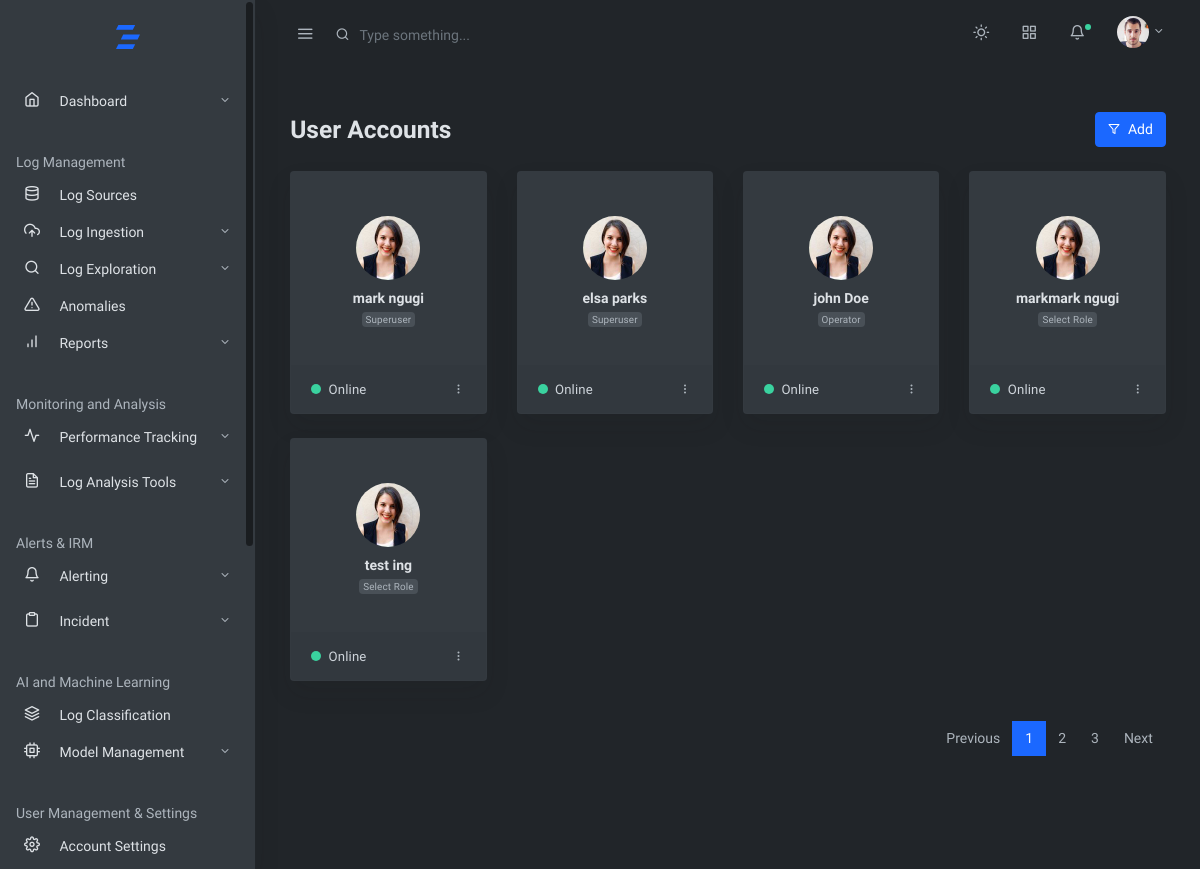
The page /user/useraccounts/ on the database its author committed.
### user_management_app/models.py (models this page shows, shortened)
class User(AbstractBaseUser, PermissionsMixin):
    roles = [
        ('Admin', 'Admin'),
        ('Superuser', 'Superuser'),
        ('Log Analyst', 'Log Analyst'),
        ('Operator', 'Operator'),
        ('Viewer', 'Viewer'),
    ]
    username = models.CharField(max_length=150, unique=True)
    email = models.EmailField(unique=True)
    first_name = models.CharField(max_length=255, blank=True)
    last_name = models.CharField(max_length=255, blank=True)
    contact_number = models.CharField(max_length=15, blank=True)
    role = models.CharField(max_length=50, choices=roles, default='Select Role')
    department = models.CharField(max_length=100, blank=True)
    is_active = models.BooleanField(default=True)
    is_staff = models.BooleanField(default=False)
    account_Status = models.BooleanField(default=False)
    date_of_birth = models.DateField(null=True, blank=True)
    profile_picture = models.ImageField(upload_to='profile_pics/', blank=True)
    security_question = models.CharField(max_length=255, blank=True)
    security_answer = models.CharField(max_length=255, blank=True)
    created_at = models.DateTimeField(default=timezone.now)
    updated_at = models.DateTimeField(auto_now=True,editable=False)
    objects = UserManager()
    USERNAME_FIELD = 'email'
    REQUIRED_FIELDS = ['username']

### user_management_app/views.py (the view)
# urls.py: path('useraccounts/',views.user_list,name='useraccounts'),
def user_list(request):
    users=User.objects.all()
    users=User.objects.exclude(role='Admin')
    context={'users':users}
    return render(request,'baseapp/useraccounts/useraccounts.html',context)

### user_management_app/templates/baseapp/useraccounts/useraccounts.html (shortened to what this page needs)
{%extends 'mainhome.html'%}
{%block content%}
        <div class="container-fluid">
          <div class="row justify-content-center">
            <div class="col-12">
              <div class="row align-items-center my-4">
                <div class="col">
                  <h2 class="h3 mb-0 page-title">User Accounts</h2>
                </div>
                <div class="col-auto">
                  <a href="{%url 'add_user'%}"><button type="button" class="btn btn-primary"><span class="fe fe-filter fe-12 mr-2"></span>Add</button></a>
                </div>
              </div>
              <div class="row">
                {% for user in users %}
                <div class="col-md-3">
                  <div class="card shadow mb-4">
                    <a href="{%url 'user_profile' user.id%}" class="card-link">
                      <div class="card-body text-center">
                        <div class="avatar avatar-lg mt-4">
                          <img src="/static/assets/avatars/face-4.jpg" alt="..." class="avatar-img rounded-circle">
                        </div>
                        <div class="card-text my-2">
                          <strong class="card-title my-0">{{ user.first_name }} {{ user.last_name }}</strong>
                          <p class="small"><span class="badge badge-light text-muted">{{ user.role }}</span></p>
                        </div>
                      </div>
                    </a>
                    <div class="card-footer">
                      <div class="row align-items-center justify-content-between">
                        <div class="col-auto">
                          <small>
                            <span class="dot dot-lg bg-success mr-1"></span> Online </small>
                        </div>
                        <div class="col-auto">
                          <div class="file-action">
                            <button type="button" class="btn btn-link dropdown-toggle more-vertical p-0 text-muted mx-auto" data-toggle="dropdown" aria-haspopup="true" aria-expanded="false">
                            </button>
                          </div>
                        </div>
                      </div>
                    </div>
                  </div>
                </div>
                {%endfor%}
                <div class="col-md-9">
                </div>
              </div>
              <nav aria-label="Table Paging" class="my-3">
                <ul class="pagination justify-content-end mb-0">
                  <li class="page-item"><a class="page-link" href="#">Previous</a></li>
                  <li class="page-item active"><a class="page-link" href="#">1</a></li>
                  <li class="page-item"><a class="page-link" href="#">2</a></li>
                  <li class="page-item"><a class="page-link" href="#">3</a></li>
                  <li class="page-item"><a class="page-link" href="#">Next</a></li>
                </ul>
              </nav>
            </div>
          </div>
        </div>
        {%endblock%}

### static/css/feather.css (style rules this page uses)
.fe-12 { font-size: 12px; }
.fe-filter:before { content: ""; }

### rows shown on the page
User: first_name "mark", last_name "ngugi", role "Superuser"
User: first_name "elsa", last_name "parks", role "Superuser"
User: first_name "john", last_name "Doe", role "Operator"
User: first_name "markmark", last_name "ngugi", role "Select Role"
User: first_name "test", last_name "ing", role "Select Role"
